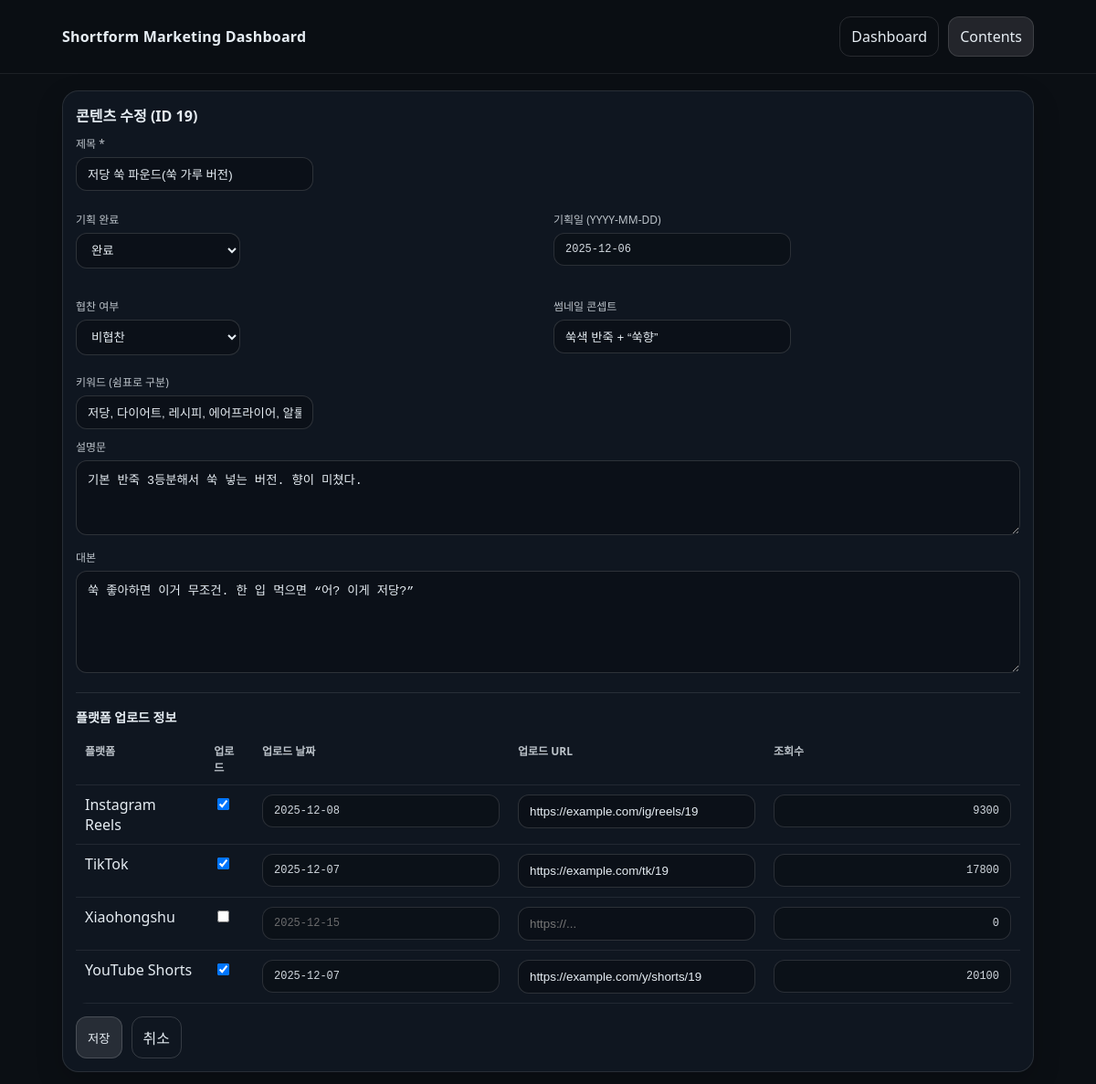
The page /contents/19/edit on the database as committed earlier.
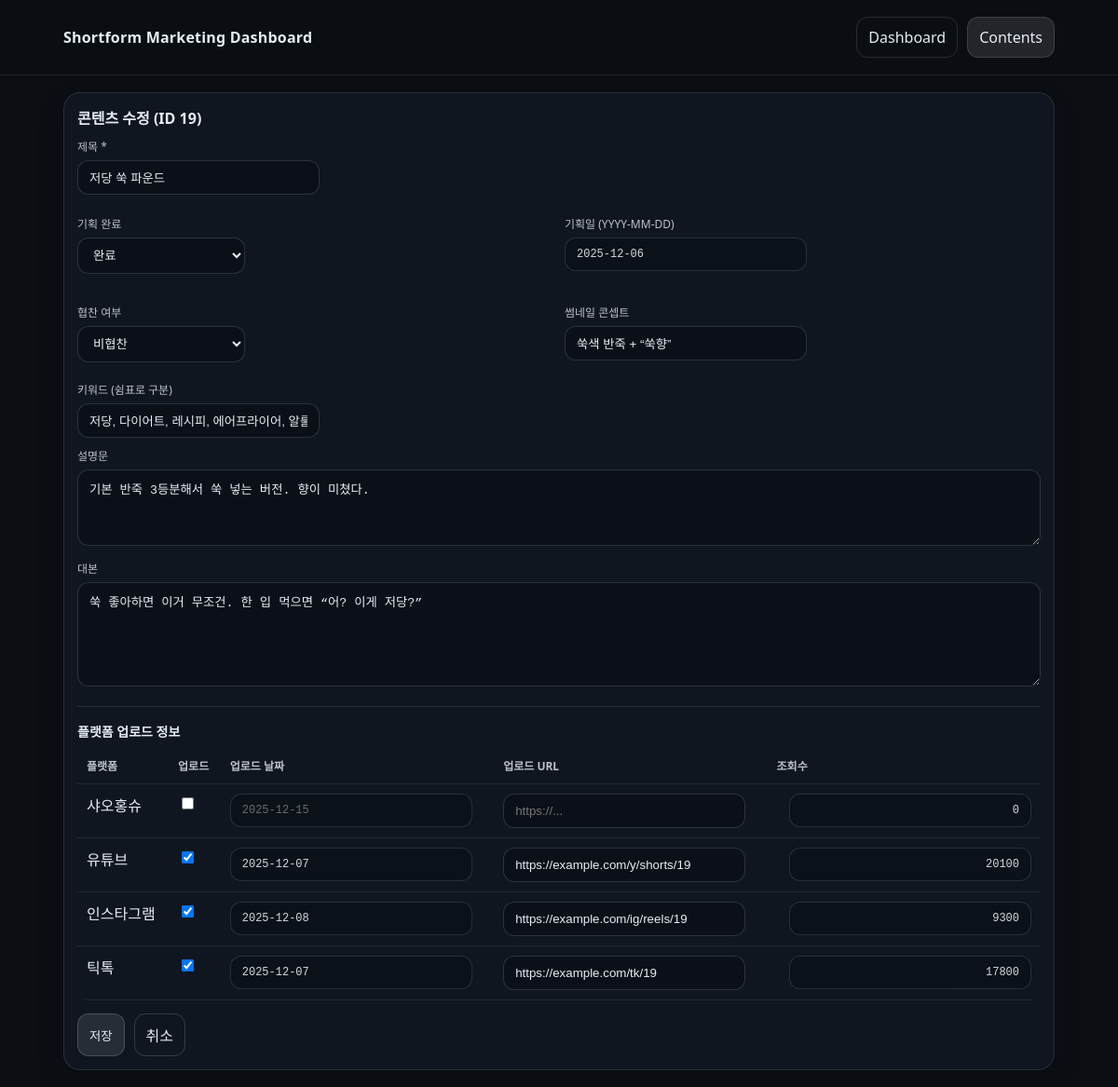
The same page on the database as committed later.
### tables this page shows
CREATE TABLE contents (
  content_id INTEGER PRIMARY KEY AUTOINCREMENT,
  plan_done INTEGER NOT NULL DEFAULT 0,
  plan_date TEXT,
  title TEXT NOT NULL,
  description TEXT,
  script TEXT,
  thumbnail_concept TEXT,
  sponsored INTEGER NOT NULL DEFAULT 0,
  created_at TEXT DEFAULT (datetime('now'))
);

CREATE TABLE platforms (
  platform_id INTEGER PRIMARY KEY AUTOINCREMENT,
  name TEXT NOT NULL UNIQUE
);

CREATE TABLE content_platform (
  content_id INTEGER NOT NULL,
  platform_id INTEGER NOT NULL,
  is_uploaded INTEGER NOT NULL DEFAULT 0,
  upload_date TEXT,
  upload_url TEXT,
  views INTEGER DEFAULT 0,
  PRIMARY KEY (content_id, platform_id),
  FOREIGN KEY (content_id) REFERENCES contents(content_id),
  FOREIGN KEY (platform_id) REFERENCES platforms(platform_id)
);

### app.py (the view, shortened to what this page needs)
@app.route("/contents/<int:content_id>/edit", methods=["GET", "POST"])
def content_edit(content_id: int):
    con = get_db()
    cur = con.cursor()
    content = cur.execute("SELECT * FROM contents WHERE content_id=?", (content_id,)).fetchone()
    if not content:
        con.close()
        abort(404)
    platform_rows = cur.execute("SELECT platform_id, name FROM platforms ORDER BY name").fetchall()
    platform_data = cur.execute("""
        SELECT cp.platform_id, cp.is_uploaded, cp.upload_date, cp.upload_url, COALESCE(cp.views,0) AS views
        FROM content_platform cp
        WHERE cp.content_id=?
    """, (content_id,)).fetchall()
    platform_data = {r["platform_id"]: r for r in platform_data}
    kw_text = cur.execute("""
        SELECT GROUP_CONCAT(k.keyword, ', ') AS s
        FROM content_keyword ck JOIN keywords k ON k.keyword_id=ck.keyword_id
        WHERE ck.content_id=?
    """, (content_id,)).fetchone()["s"] or ""
    con.close()
    return render_template(
        "content_form.html",
        app_title=APP_TITLE,
        mode="edit",
        content=content,
        keyword_text=kw_text,
        platforms=platform_rows,
        platform_data=platform_data,
        error=None
    )

### app.py (called while the page is built)
def get_db():
    con = sqlite3.connect(DB_PATH)
    con.row_factory = sqlite3.Row
    return con

### templates/content_form.html (shortened to what the changed rows need)
<!doctype html>
<html lang="ko">
<head>
  <link rel="stylesheet" href="{{ url_for('static', filename='style.css') }}">
</head>
<body>
  <main class="wrap">
    <section class="panel">
      <h2>{% if mode=='new' %}콘텐츠 추가{% else %}콘텐츠 수정 (ID {{ content['content_id'] }}){% endif %}</h2>
      <form method="post" class="form">
        <div class="row">
          <label class="lbl">제목 *</label>
          <input class="input" name="title" value="{{ (content['title'] if content else '') }}" placeholder="예: 저당 파운드 케이크" />
        </div>
        <div class="grid2">
          <div class="row">
            <label class="lbl">기획일 (YYYY-MM-DD)</label>
            <input class="input mono" name="plan_date" value="{{ (content['plan_date'] if content else '') }}" placeholder="2025-12-15" />
          </div>
        </div>
        <div class="grid2">
          <div class="row">
            <label class="lbl">썸네일 콘셉트</label>
            <input class="input" name="thumbnail_concept" value="{{ (content['thumbnail_concept'] if content else '') }}" placeholder="예: 큰 글씨 + 전/후 비교" />
          </div>
        </div>
        <div class="row">
        </div>
        <div class="row">
          <label class="lbl">설명문</label>
          <textarea class="textarea" name="description" rows="4" placeholder="짧게 요약">{{ (content['description'] if content and content['description'] else '') }}</textarea>
        </div>
        <div class="row">
          <label class="lbl">대본</label>
          <textarea class="textarea" name="script" rows="6" placeholder="대본 내용">{{ (content['script'] if content and content['script'] else '') }}</textarea>
        </div>
        <hr class="hr" />
        <h3 class="h3">플랫폼 업로드 정보</h3>
        <table class="table">
          <thead>
            <tr>
              <th>플랫폼</th>
              <th>업로드</th>
              <th>업로드 날짜</th>
              <th>업로드 URL</th>
              <th class="right">조회수</th>
            </tr>
          </thead>
          <tbody>
            {% for p in platforms %}
              {% set d = platform_data.get(p['platform_id']) %}
              <tr>
                <td>{{ p['name'] }}</td>
                <td>
                  <input type="checkbox" name="pl_{{ p['platform_id'] }}_uploaded"
                    {% if d and d['is_uploaded']==1 %}checked{% endif %}>
                </td>
                <td>
                  <input class="input mono" name="pl_{{ p['platform_id'] }}_date"
                         value="{{ (d['upload_date'] if d and d['upload_date'] else '') }}"
                         placeholder="2025-12-15">
                </td>
                <td>
                  <input class="input" name="pl_{{ p['platform_id'] }}_url"
                         value="{{ (d['upload_url'] if d and d['upload_url'] else '') }}"
                         placeholder="https://...">
                </td>
                <td class="right">
                  <input class="input mono" name="pl_{{ p['platform_id'] }}_views"
                         value="{{ (d['views'] if d else 0) }}"
                         style="max-width:120px; text-align:right;">
                </td>
              </tr>
            {% endfor %}
          </tbody>
        </table>
        <div class="actions">
        </div>
      </form>
    </section>
  </main>
</body>
</html>

Rows that differ between the two databases and show on the page:
changed contents "쑥색 반죽 + “쑥향”": title "저당 쑥 파운드(쑥 가루 버전)" → "저당 쑥 파운드"
changed platforms: name "Xiaohongshu" → "샤오홍슈"; moves up the list
changed platforms: name "YouTube Shorts" → "유튜브"; moves up the list
changed platforms: name "Instagram Reels" → "인스타그램"
changed platforms (number 4 of 4 on the later page): name "TikTok" → "틱톡"
